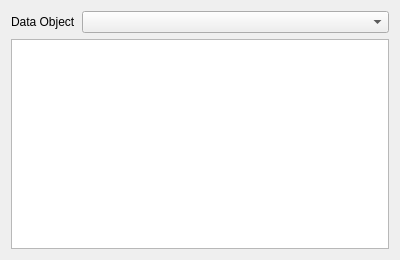
<?xml version="1.0" encoding="UTF-8"?>
<ui version="4.0">
 <class>DataViewer</class>
 <widget class="QDialog" name="DataViewer">
  <property name="geometry">
   <rect>
    <x>0</x>
    <y>0</y>
    <width>400</width>
    <height>260</height>
   </rect>
  </property>
  <property name="windowTitle">
   <string>Dialog</string>
  </property>
  <layout class="QGridLayout" name="gridLayout">
   <item row="0" column="0">
    <layout class="QFormLayout" name="formLayout">
     <property name="fieldGrowthPolicy">
      <enum>QFormLayout::AllNonFixedFieldsGrow</enum>
     </property>
     <item row="0" column="0">
      <widget class="QLabel" name="label">
       <property name="text">
        <string>Data Object</string>
       </property>
      </widget>
     </item>
     <item row="0" column="1">
      <widget class="QComboBox" name="comboBox"/>
     </item>
    </layout>
   </item>
   <item row="1" column="0">
    <widget class="QTableWidget" name="tableWidget"/>
   </item>
  </layout>
 </widget>
 <resources/>
 <connections/>
</ui>
